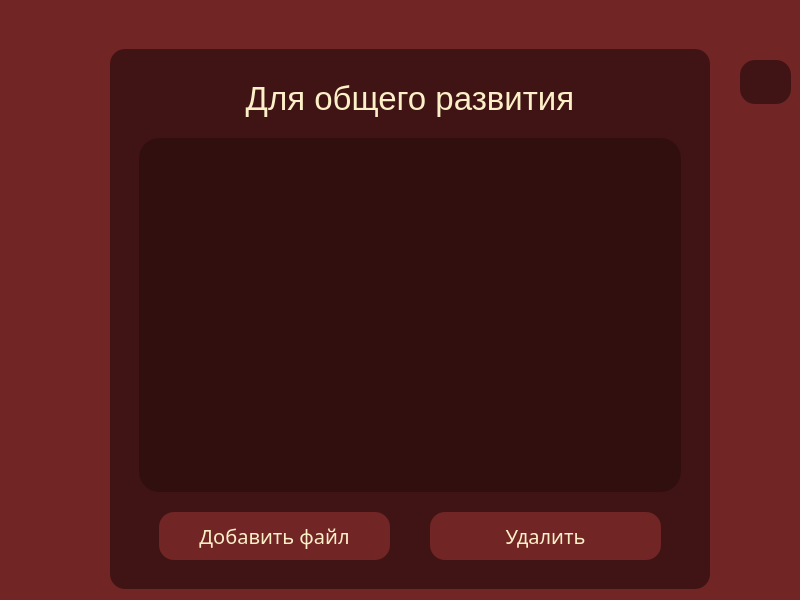
<?xml version="1.0" encoding="UTF-8"?>
<ui version="4.0">
 <class>HomePage</class>
 <widget class="QWidget" name="HomePage">
  <property name="geometry">
   <rect>
    <x>0</x>
    <y>0</y>
    <width>800</width>
    <height>600</height>
   </rect>
  </property>
  <property name="sizePolicy">
   <sizepolicy hsizetype="Fixed" vsizetype="Fixed">
    <horstretch>0</horstretch>
    <verstretch>0</verstretch>
   </sizepolicy>
  </property>
  <property name="minimumSize">
   <size>
    <width>800</width>
    <height>600</height>
   </size>
  </property>
  <property name="maximumSize">
   <size>
    <width>800</width>
    <height>600</height>
   </size>
  </property>
  <property name="windowTitle">
   <string>Form</string>
  </property>
  <property name="styleSheet">
   <string notr="true">QWidget#HomePage{background-color: rgba(113, 37, 37, 1);}</string>
  </property>
  <widget class="QFrame" name="sideBar">
   <property name="geometry">
    <rect>
     <x>110</x>
     <y>49</y>
     <width>600</width>
     <height>540</height>
    </rect>
   </property>
   <property name="sizePolicy">
    <sizepolicy hsizetype="Maximum" vsizetype="Maximum">
     <horstretch>0</horstretch>
     <verstretch>0</verstretch>
    </sizepolicy>
   </property>
   <property name="maximumSize">
    <size>
     <width>600</width>
     <height>540</height>
    </size>
   </property>
   <property name="focusPolicy">
    <enum>Qt::StrongFocus</enum>
   </property>
   <property name="styleSheet">
    <string notr="true">QFrame {
    background-color: rgba(64, 20, 20, 1);
    border-radius: 15px;
}</string>
   </property>
   <property name="frameShape">
    <enum>QFrame::NoFrame</enum>
   </property>
   <property name="frameShadow">
    <enum>QFrame::Raised</enum>
   </property>
   <property name="lineWidth">
    <number>0</number>
   </property>
   <layout class="QHBoxLayout" name="horizontalLayout_3">
    <property name="rightMargin">
     <number>9</number>
    </property>
    <item>
     <layout class="QVBoxLayout" name="verticalLayout" stretch="0,0,0">
      <property name="spacing">
       <number>20</number>
      </property>
      <property name="leftMargin">
       <number>20</number>
      </property>
      <property name="topMargin">
       <number>20</number>
      </property>
      <property name="rightMargin">
       <number>20</number>
      </property>
      <property name="bottomMargin">
       <number>0</number>
      </property>
      <item>
       <widget class="QTextBrowser" name="logoDisplay_2">
        <property name="sizePolicy">
         <sizepolicy hsizetype="Preferred" vsizetype="Fixed">
          <horstretch>0</horstretch>
          <verstretch>0</verstretch>
         </sizepolicy>
        </property>
        <property name="maximumSize">
         <size>
          <width>10000</width>
          <height>40</height>
         </size>
        </property>
        <property name="layoutDirection">
         <enum>Qt::LeftToRight</enum>
        </property>
        <property name="frameShape">
         <enum>QFrame::NoFrame</enum>
        </property>
        <property name="verticalScrollBarPolicy">
         <enum>Qt::ScrollBarAlwaysOff</enum>
        </property>
        <property name="horizontalScrollBarPolicy">
         <enum>Qt::ScrollBarAlwaysOff</enum>
        </property>
        <property name="html">
         <string>&lt;!DOCTYPE HTML PUBLIC &quot;-//W3C//DTD HTML 4.0//EN&quot; &quot;http://www.w3.org/TR/REC-html40/strict.dtd&quot;&gt;
&lt;html&gt;&lt;head&gt;&lt;meta name=&quot;qrichtext&quot; content=&quot;1&quot; /&gt;&lt;style type=&quot;text/css&quot;&gt;
p, li { white-space: pre-wrap; }
&lt;/style&gt;&lt;/head&gt;&lt;body style=&quot; font-family:'MS Shell Dlg 2'; font-size:8.25pt; font-weight:400; font-style:normal;&quot;&gt;
&lt;p align=&quot;center&quot; style=&quot; margin-top:0px; margin-bottom:0px; margin-left:0px; margin-right:0px; -qt-block-indent:0; text-indent:0px;&quot;&gt;&lt;span style=&quot; font-family:'Martian Mono Condensed'; font-size:25pt; color:#fdefc8;&quot;&gt;Для общего развития&lt;/span&gt;&lt;/p&gt;&lt;/body&gt;&lt;/html&gt;</string>
        </property>
       </widget>
      </item>
      <item>
       <widget class="QListView" name="listView">
        <property name="styleSheet">
         <string notr="true">background-color: rgba(50, 15, 15, 1); border-radius: 20px; padding: 10px; color: #fdefc8; font-size: 12px;</string>
        </property>
       </widget>
      </item>
      <item>
       <layout class="QHBoxLayout" name="horizontalLayout_4">
        <property name="spacing">
         <number>40</number>
        </property>
        <property name="leftMargin">
         <number>20</number>
        </property>
        <property name="rightMargin">
         <number>20</number>
        </property>
        <property name="bottomMargin">
         <number>20</number>
        </property>
        <item>
         <widget class="QPushButton" name="shedButton_2">
          <property name="sizePolicy">
           <sizepolicy hsizetype="Preferred" vsizetype="Preferred">
            <horstretch>0</horstretch>
            <verstretch>0</verstretch>
           </sizepolicy>
          </property>
          <property name="sizeIncrement">
           <size>
            <width>0</width>
            <height>0</height>
           </size>
          </property>
          <property name="palette">
           <palette>
            <active>
             <colorrole role="WindowText">
              <brush brushstyle="SolidPattern">
               <color alpha="255">
                <red>253</red>
                <green>239</green>
                <blue>200</blue>
               </color>
              </brush>
             </colorrole>
             <colorrole role="Button">
              <brush brushstyle="SolidPattern">
               <color alpha="255">
                <red>113</red>
                <green>37</green>
                <blue>37</blue>
               </color>
              </brush>
             </colorrole>
             <colorrole role="Text">
              <brush brushstyle="SolidPattern">
               <color alpha="255">
                <red>253</red>
                <green>239</green>
                <blue>200</blue>
               </color>
              </brush>
             </colorrole>
             <colorrole role="ButtonText">
              <brush brushstyle="SolidPattern">
               <color alpha="255">
                <red>253</red>
                <green>239</green>
                <blue>200</blue>
               </color>
              </brush>
             </colorrole>
             <colorrole role="Base">
              <brush brushstyle="SolidPattern">
               <color alpha="255">
                <red>113</red>
                <green>37</green>
                <blue>37</blue>
               </color>
              </brush>
             </colorrole>
             <colorrole role="Window">
              <brush brushstyle="SolidPattern">
               <color alpha="255">
                <red>113</red>
                <green>37</green>
                <blue>37</blue>
               </color>
              </brush>
             </colorrole>
            </active>
            <inactive>
             <colorrole role="WindowText">
              <brush brushstyle="SolidPattern">
               <color alpha="255">
                <red>253</red>
                <green>239</green>
                <blue>200</blue>
               </color>
              </brush>
             </colorrole>
             <colorrole role="Button">
              <brush brushstyle="SolidPattern">
               <color alpha="255">
                <red>113</red>
                <green>37</green>
                <blue>37</blue>
               </color>
              </brush>
             </colorrole>
             <colorrole role="Text">
              <brush brushstyle="SolidPattern">
               <color alpha="255">
                <red>253</red>
                <green>239</green>
                <blue>200</blue>
               </color>
              </brush>
             </colorrole>
             <colorrole role="ButtonText">
              <brush brushstyle="SolidPattern">
               <color alpha="255">
                <red>253</red>
                <green>239</green>
                <blue>200</blue>
               </color>
              </brush>
             </colorrole>
             <colorrole role="Base">
              <brush brushstyle="SolidPattern">
               <color alpha="255">
                <red>113</red>
                <green>37</green>
                <blue>37</blue>
               </color>
              </brush>
             </colorrole>
             <colorrole role="Window">
              <brush brushstyle="SolidPattern">
               <color alpha="255">
                <red>113</red>
                <green>37</green>
                <blue>37</blue>
               </color>
              </brush>
             </colorrole>
            </inactive>
            <disabled>
             <colorrole role="WindowText">
              <brush brushstyle="SolidPattern">
               <color alpha="255">
                <red>253</red>
                <green>239</green>
                <blue>200</blue>
               </color>
              </brush>
             </colorrole>
             <colorrole role="Button">
              <brush brushstyle="SolidPattern">
               <color alpha="255">
                <red>113</red>
                <green>37</green>
                <blue>37</blue>
               </color>
              </brush>
             </colorrole>
             <colorrole role="Text">
              <brush brushstyle="SolidPattern">
               <color alpha="255">
                <red>253</red>
                <green>239</green>
                <blue>200</blue>
               </color>
              </brush>
             </colorrole>
             <colorrole role="ButtonText">
              <brush brushstyle="SolidPattern">
               <color alpha="255">
                <red>253</red>
                <green>239</green>
                <blue>200</blue>
               </color>
              </brush>
             </colorrole>
             <colorrole role="Base">
              <brush brushstyle="SolidPattern">
               <color alpha="255">
                <red>113</red>
                <green>37</green>
                <blue>37</blue>
               </color>
              </brush>
             </colorrole>
             <colorrole role="Window">
              <brush brushstyle="SolidPattern">
               <color alpha="255">
                <red>113</red>
                <green>37</green>
                <blue>37</blue>
               </color>
              </brush>
             </colorrole>
            </disabled>
           </palette>
          </property>
          <property name="font">
           <font>
            <family>Martian Mono Condensed</family>
            <pointsize>-1</pointsize>
           </font>
          </property>
          <property name="cursor">
           <cursorShape>PointingHandCursor</cursorShape>
          </property>
          <property name="layoutDirection">
           <enum>Qt::LeftToRight</enum>
          </property>
          <property name="styleSheet">
           <string notr="true">QPushButton {
    font-family: &quot;Martian Mono Condensed&quot;;
    font-size: 20px;
	color:#fdefc8;
	border-radius: 15px;
	background-color: rgba(113, 37, 37, 1);
	padding: 10px 20px;
}

QPushButton:hover {
        background-color: rgba(120, 41, 41, 1);
 }
QPushButton:pressed {
        background-color: rgba(85, 29, 29, 1);
    }</string>
          </property>
          <property name="text">
           <string>Добавить файл</string>
          </property>
          <property name="flat">
           <bool>false</bool>
          </property>
         </widget>
        </item>
        <item>
         <widget class="QPushButton" name="shedButton_3">
          <property name="sizePolicy">
           <sizepolicy hsizetype="Preferred" vsizetype="Preferred">
            <horstretch>0</horstretch>
            <verstretch>0</verstretch>
           </sizepolicy>
          </property>
          <property name="sizeIncrement">
           <size>
            <width>0</width>
            <height>0</height>
           </size>
          </property>
          <property name="palette">
           <palette>
            <active>
             <colorrole role="WindowText">
              <brush brushstyle="SolidPattern">
               <color alpha="255">
                <red>253</red>
                <green>239</green>
                <blue>200</blue>
               </color>
              </brush>
             </colorrole>
             <colorrole role="Button">
              <brush brushstyle="SolidPattern">
               <color alpha="255">
                <red>113</red>
                <green>37</green>
                <blue>37</blue>
               </color>
              </brush>
             </colorrole>
             <colorrole role="Text">
              <brush brushstyle="SolidPattern">
               <color alpha="255">
                <red>253</red>
                <green>239</green>
                <blue>200</blue>
               </color>
              </brush>
             </colorrole>
             <colorrole role="ButtonText">
              <brush brushstyle="SolidPattern">
               <color alpha="255">
                <red>253</red>
                <green>239</green>
                <blue>200</blue>
               </color>
              </brush>
             </colorrole>
             <colorrole role="Base">
              <brush brushstyle="SolidPattern">
               <color alpha="255">
                <red>113</red>
                <green>37</green>
                <blue>37</blue>
               </color>
              </brush>
             </colorrole>
             <colorrole role="Window">
              <brush brushstyle="SolidPattern">
               <color alpha="255">
                <red>113</red>
                <green>37</green>
                <blue>37</blue>
               </color>
              </brush>
             </colorrole>
            </active>
            <inactive>
             <colorrole role="WindowText">
              <brush brushstyle="SolidPattern">
               <color alpha="255">
                <red>253</red>
                <green>239</green>
                <blue>200</blue>
               </color>
              </brush>
             </colorrole>
             <colorrole role="Button">
              <brush brushstyle="SolidPattern">
               <color alpha="255">
                <red>113</red>
                <green>37</green>
                <blue>37</blue>
               </color>
              </brush>
             </colorrole>
             <colorrole role="Text">
              <brush brushstyle="SolidPattern">
               <color alpha="255">
                <red>253</red>
                <green>239</green>
                <blue>200</blue>
               </color>
              </brush>
             </colorrole>
             <colorrole role="ButtonText">
              <brush brushstyle="SolidPattern">
               <color alpha="255">
                <red>253</red>
                <green>239</green>
                <blue>200</blue>
               </color>
              </brush>
             </colorrole>
             <colorrole role="Base">
              <brush brushstyle="SolidPattern">
               <color alpha="255">
                <red>113</red>
                <green>37</green>
                <blue>37</blue>
               </color>
              </brush>
             </colorrole>
             <colorrole role="Window">
              <brush brushstyle="SolidPattern">
               <color alpha="255">
                <red>113</red>
                <green>37</green>
                <blue>37</blue>
               </color>
              </brush>
             </colorrole>
            </inactive>
            <disabled>
             <colorrole role="WindowText">
              <brush brushstyle="SolidPattern">
               <color alpha="255">
                <red>253</red>
                <green>239</green>
                <blue>200</blue>
               </color>
              </brush>
             </colorrole>
             <colorrole role="Button">
              <brush brushstyle="SolidPattern">
               <color alpha="255">
                <red>113</red>
                <green>37</green>
                <blue>37</blue>
               </color>
              </brush>
             </colorrole>
             <colorrole role="Text">
              <brush brushstyle="SolidPattern">
               <color alpha="255">
                <red>253</red>
                <green>239</green>
                <blue>200</blue>
               </color>
              </brush>
             </colorrole>
             <colorrole role="ButtonText">
              <brush brushstyle="SolidPattern">
               <color alpha="255">
                <red>253</red>
                <green>239</green>
                <blue>200</blue>
               </color>
              </brush>
             </colorrole>
             <colorrole role="Base">
              <brush brushstyle="SolidPattern">
               <color alpha="255">
                <red>113</red>
                <green>37</green>
                <blue>37</blue>
               </color>
              </brush>
             </colorrole>
             <colorrole role="Window">
              <brush brushstyle="SolidPattern">
               <color alpha="255">
                <red>113</red>
                <green>37</green>
                <blue>37</blue>
               </color>
              </brush>
             </colorrole>
            </disabled>
           </palette>
          </property>
          <property name="font">
           <font>
            <family>Martian Mono Condensed</family>
            <pointsize>-1</pointsize>
           </font>
          </property>
          <property name="cursor">
           <cursorShape>PointingHandCursor</cursorShape>
          </property>
          <property name="layoutDirection">
           <enum>Qt::LeftToRight</enum>
          </property>
          <property name="styleSheet">
           <string notr="true">QPushButton {
    font-family: &quot;Martian Mono Condensed&quot;;
    font-size: 20px;
	color:#fdefc8;
	border-radius: 15px;
	background-color: rgba(113, 37, 37, 1);
	padding: 10px 20px;
}

QPushButton:hover {
        background-color: rgba(120, 41, 41, 1);
 }
QPushButton:pressed {
        background-color: rgba(85, 29, 29, 1);
    }</string>
          </property>
          <property name="text">
           <string>Удалить</string>
          </property>
          <property name="flat">
           <bool>false</bool>
          </property>
         </widget>
        </item>
       </layout>
      </item>
     </layout>
    </item>
   </layout>
  </widget>
  <widget class="QPushButton" name="exportButton">
   <property name="geometry">
    <rect>
     <x>740</x>
     <y>60</y>
     <width>51</width>
     <height>44</height>
    </rect>
   </property>
   <property name="sizePolicy">
    <sizepolicy hsizetype="Preferred" vsizetype="Preferred">
     <horstretch>0</horstretch>
     <verstretch>0</verstretch>
    </sizepolicy>
   </property>
   <property name="sizeIncrement">
    <size>
     <width>0</width>
     <height>0</height>
    </size>
   </property>
   <property name="palette">
    <palette>
     <active>
      <colorrole role="WindowText">
       <brush brushstyle="SolidPattern">
        <color alpha="255">
         <red>253</red>
         <green>239</green>
         <blue>200</blue>
        </color>
       </brush>
      </colorrole>
      <colorrole role="Button">
       <brush brushstyle="SolidPattern">
        <color alpha="255">
         <red>64</red>
         <green>20</green>
         <blue>20</blue>
        </color>
       </brush>
      </colorrole>
      <colorrole role="Text">
       <brush brushstyle="SolidPattern">
        <color alpha="255">
         <red>253</red>
         <green>239</green>
         <blue>200</blue>
        </color>
       </brush>
      </colorrole>
      <colorrole role="ButtonText">
       <brush brushstyle="SolidPattern">
        <color alpha="255">
         <red>253</red>
         <green>239</green>
         <blue>200</blue>
        </color>
       </brush>
      </colorrole>
      <colorrole role="Base">
       <brush brushstyle="SolidPattern">
        <color alpha="255">
         <red>64</red>
         <green>20</green>
         <blue>20</blue>
        </color>
       </brush>
      </colorrole>
      <colorrole role="Window">
       <brush brushstyle="SolidPattern">
        <color alpha="255">
         <red>64</red>
         <green>20</green>
         <blue>20</blue>
        </color>
       </brush>
      </colorrole>
     </active>
     <inactive>
      <colorrole role="WindowText">
       <brush brushstyle="SolidPattern">
        <color alpha="255">
         <red>253</red>
         <green>239</green>
         <blue>200</blue>
        </color>
       </brush>
      </colorrole>
      <colorrole role="Button">
       <brush brushstyle="SolidPattern">
        <color alpha="255">
         <red>64</red>
         <green>20</green>
         <blue>20</blue>
        </color>
       </brush>
      </colorrole>
      <colorrole role="Text">
       <brush brushstyle="SolidPattern">
        <color alpha="255">
         <red>253</red>
         <green>239</green>
         <blue>200</blue>
        </color>
       </brush>
      </colorrole>
      <colorrole role="ButtonText">
       <brush brushstyle="SolidPattern">
        <color alpha="255">
         <red>253</red>
         <green>239</green>
         <blue>200</blue>
        </color>
       </brush>
      </colorrole>
      <colorrole role="Base">
       <brush brushstyle="SolidPattern">
        <color alpha="255">
         <red>64</red>
         <green>20</green>
         <blue>20</blue>
        </color>
       </brush>
      </colorrole>
      <colorrole role="Window">
       <brush brushstyle="SolidPattern">
        <color alpha="255">
         <red>64</red>
         <green>20</green>
         <blue>20</blue>
        </color>
       </brush>
      </colorrole>
     </inactive>
     <disabled>
      <colorrole role="WindowText">
       <brush brushstyle="SolidPattern">
        <color alpha="255">
         <red>253</red>
         <green>239</green>
         <blue>200</blue>
        </color>
       </brush>
      </colorrole>
      <colorrole role="Button">
       <brush brushstyle="SolidPattern">
        <color alpha="255">
         <red>64</red>
         <green>20</green>
         <blue>20</blue>
        </color>
       </brush>
      </colorrole>
      <colorrole role="Text">
       <brush brushstyle="SolidPattern">
        <color alpha="255">
         <red>253</red>
         <green>239</green>
         <blue>200</blue>
        </color>
       </brush>
      </colorrole>
      <colorrole role="ButtonText">
       <brush brushstyle="SolidPattern">
        <color alpha="255">
         <red>253</red>
         <green>239</green>
         <blue>200</blue>
        </color>
       </brush>
      </colorrole>
      <colorrole role="Base">
       <brush brushstyle="SolidPattern">
        <color alpha="255">
         <red>64</red>
         <green>20</green>
         <blue>20</blue>
        </color>
       </brush>
      </colorrole>
      <colorrole role="Window">
       <brush brushstyle="SolidPattern">
        <color alpha="255">
         <red>64</red>
         <green>20</green>
         <blue>20</blue>
        </color>
       </brush>
      </colorrole>
     </disabled>
    </palette>
   </property>
   <property name="font">
    <font>
     <family>Martian Mono Condensed</family>
     <pointsize>-1</pointsize>
    </font>
   </property>
   <property name="cursor">
    <cursorShape>PointingHandCursor</cursorShape>
   </property>
   <property name="layoutDirection">
    <enum>Qt::LeftToRight</enum>
   </property>
   <property name="styleSheet">
    <string notr="true">QPushButton {
    font-family: &quot;Martian Mono Condensed&quot;;
    font-size: 20px;
	color:#fdefc8;
	border-radius: 15px;
	background-color: rgba(64, 20, 20, 1);
	padding: 10px 20px;
}
        
QPushButton:hover {
        background-color: rgba(75, 30, 30, 1);
 }
QPushButton:pressed {
        background-color: rgba(55, 15, 15, 1);
    }</string>
   </property>
   <property name="text">
    <string/>
   </property>
   <property name="icon">
    <iconset>
     <normaloff>E:/DOWNLOADS/724938 (1).png</normaloff>E:/DOWNLOADS/724938 (1).png</iconset>
   </property>
   <property name="flat">
    <bool>false</bool>
   </property>
  </widget>
 </widget>
 <resources/>
 <connections/>
</ui>
